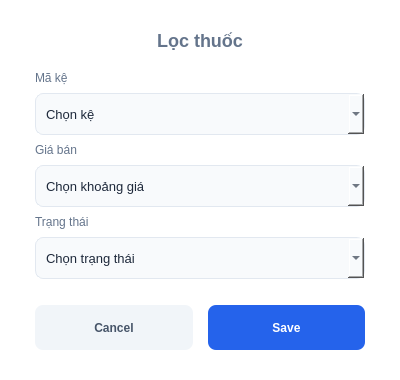
<?xml version="1.0" encoding="UTF-8"?>
<ui version="4.0">
 <class>dlg_filter_medicine</class>
 <widget class="QDialog" name="dlg_filter_medicine">
  <property name="geometry">
   <rect>
    <x>0</x>
    <y>0</y>
    <width>400</width>
    <height>380</height>
   </rect>
  </property>
  <property name="minimumSize">
   <size>
    <width>400</width>
    <height>380</height>
   </size>
  </property>
  <property name="maximumSize">
   <size>
    <width>400</width>
    <height>380</height>
   </size>
  </property>
  <property name="windowTitle">
   <string>Lọc thuốc</string>
  </property>
  <property name="windowModality">
   <enum>Qt::ApplicationModal</enum>
  </property>
  <property name="styleSheet">
   <string notr="true">
    QDialog { background-color: #FFFFFF; }

    /* Nhãn tiêu đề mục: Màu xám xanh, không đậm, size vừa phải */
    QLabel#lbl_st_shelf, QLabel#lbl_st_price, QLabel#lbl_st_status {
        color: #64748B;
        font-weight: normal;
        font-size: 12px;
    }

    /* Ô chọn ComboBox đồng bộ với Form Thêm thuốc */
    QComboBox {
        background-color: #F8FAFC;
        border: 1px solid #E2E8F0;
        border-radius: 8px;
        padding-left: 10px;
        color: #1E293B;
        font-size: 13px;
    }

    QComboBox:focus {
        border: 1px solid #2563EB;
    }
   </string>
  </property>
  <layout class="QVBoxLayout" name="main_layout">
   <property name="spacing">
    <number>20</number> </property>
   <property name="leftMargin">
    <number>35</number>
   </property>
   <property name="rightMargin">
    <number>35</number>
   </property>
   <property name="topMargin">
    <number>30</number>
   </property>
   <property name="bottomMargin">
    <number>30</number>
   </property>
   <item>
    <widget class="QLabel" name="lbl_filter_title">
     <property name="styleSheet">
      <string notr="true">font-size: 18px; color: #64748B; font-weight: bold;</string>
     </property>
     <property name="text">
      <string>Lọc thuốc</string>
     </property>
     <property name="alignment">
      <set>Qt::AlignCenter</set>
     </property>
    </widget>
   </item>
   <item>
    <layout class="QVBoxLayout" name="layout_fields">
     <property name="spacing">
      <number>8</number> </property>
     <item>
      <widget class="QLabel" name="lbl_st_shelf">
       <property name="text">
        <string>Mã kệ</string>
       </property>
      </widget>
     </item>
     <item>
      <widget class="QComboBox" name="cb_filter_shelf">
       <property name="minimumSize">
        <size>
         <width>150</width>
         <height>42</height>
        </size>
       </property>
       <item>
        <property name="text">
         <string>Chọn kệ</string>
        </property>
       </item>
      </widget>
     </item>
     <item>
      <widget class="QLabel" name="lbl_st_price">
       <property name="text">
        <string>Giá bán</string>
       </property>
      </widget>
     </item>
     <item>
      <widget class="QComboBox" name="cb_filter_price">
       <property name="minimumSize">
        <size>
         <width>150</width>
         <height>42</height>
        </size>
       </property>
       <item>
        <property name="text">
         <string>Chọn khoảng giá</string>
        </property>
       </item>
      </widget>
     </item>
     <item>
      <widget class="QLabel" name="lbl_st_status">
       <property name="text">
        <string>Trạng thái</string>
       </property>
      </widget>
     </item>
     <item>
      <widget class="QComboBox" name="cb_filter_status">
       <property name="minimumSize">
        <size>
         <width>150</width>
         <height>42</height>
        </size>
       </property>
       <item>
        <property name="text">
         <string>Chọn trạng thái</string>
        </property>
       </item>
      </widget>
     </item>
    </layout>
   </item>
   <item>
    <spacer name="spacer_v">
     <property name="orientation">
      <enum>Qt::Vertical</enum>
     </property>
     <property name="sizeHint" stdset="0">
      <size>
       <width>20</width>
       <height>20</height>
      </size>
     </property>
    </spacer>
   </item>
   <item>
    <layout class="QHBoxLayout" name="layout_actions">
     <property name="spacing">
      <number>15</number>
     </property>
     <item>
      <widget class="QPushButton" name="btn_secondary">
       <property name="minimumSize">
        <size>
         <width>100</width>
         <height>45</height>
        </size>
       </property>
       <property name="text">
        <string>Cancel</string>
       </property>
       <property name="styleSheet">
        <string notr="true">background-color: #F1F5F9; color: #475569; border-radius: 8px; font-weight: bold;</string>
       </property>
      </widget>
     </item>
     <item>
      <widget class="QPushButton" name="btn_primary">
       <property name="minimumSize">
        <size>
         <width>100</width>
         <height>45</height>
        </size>
       </property>
       <property name="text">
        <string>Save</string>
       </property>
       <property name="styleSheet">
        <string notr="true">background-color: #2563EB; color: white; border-radius: 8px; font-weight: bold;</string>
       </property>
      </widget>
     </item>
    </layout>
   </item>
  </layout>
 </widget>
</ui>
